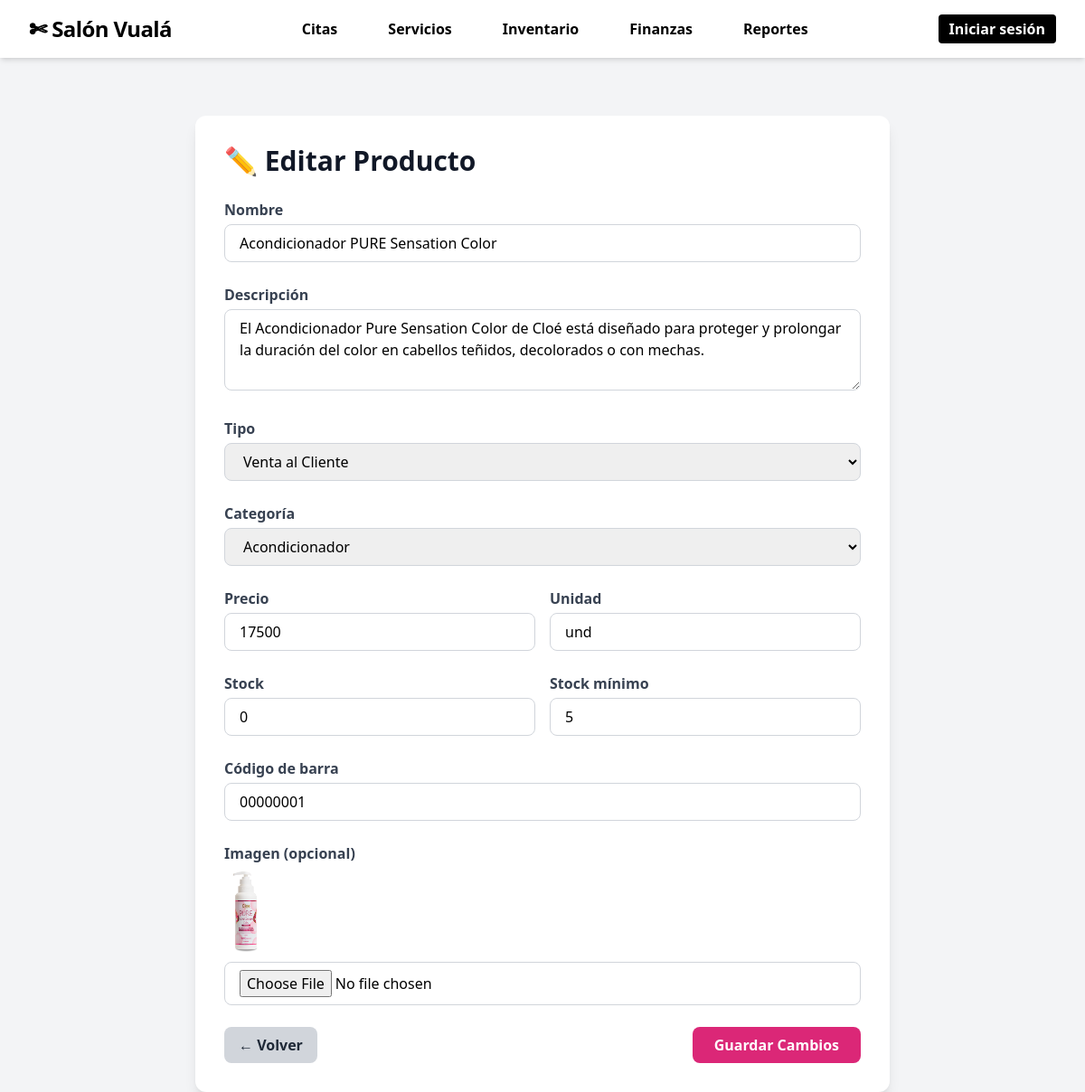
Before: /inventario/editar/2/ with the older database file.
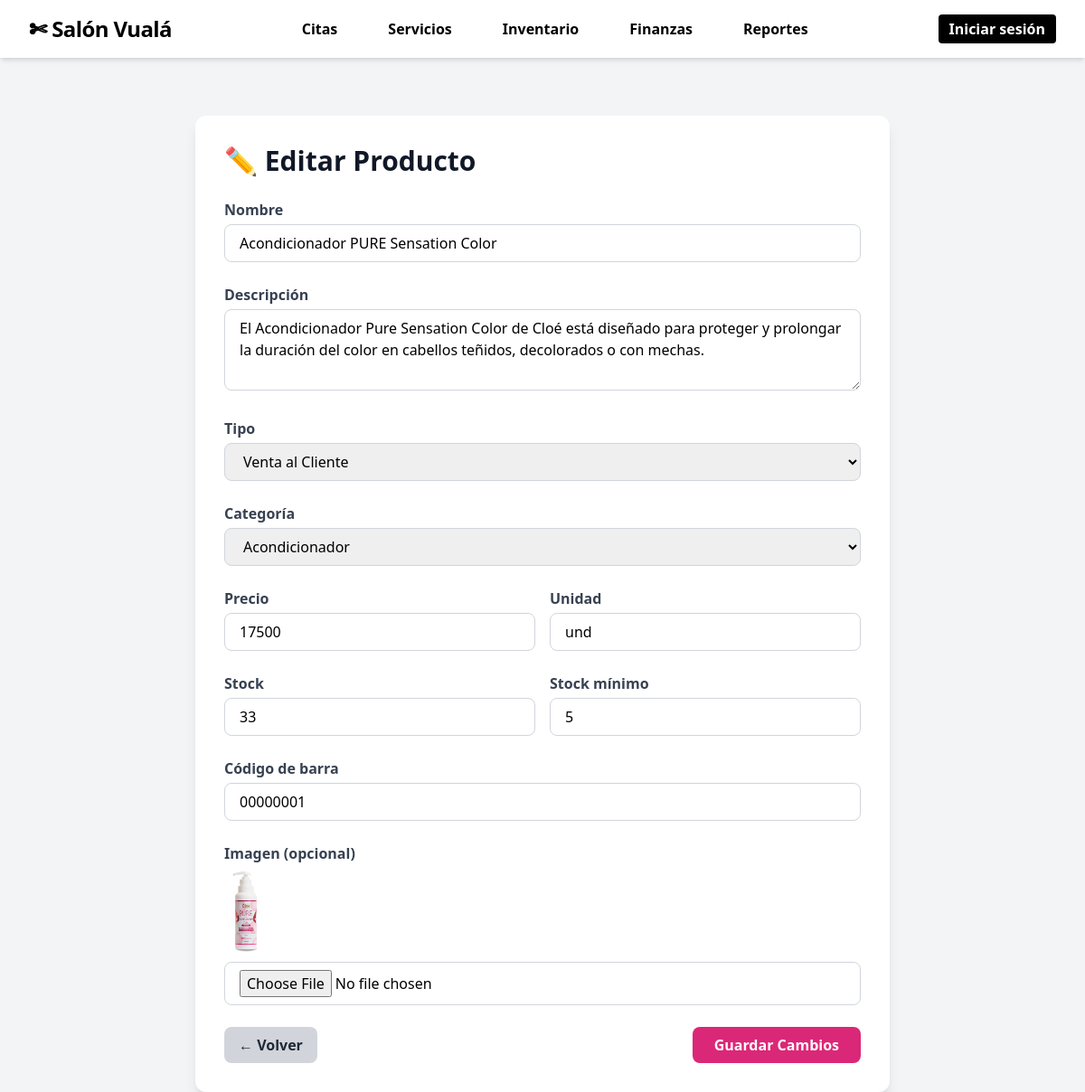
After: the same page with the newer database file.
### inventario/models.py (models this page shows, shortened)
class Producto(models.Model):
    TIPO_CHOICES = [
        ("venta", "Venta al Cliente"),
        ("insumo", "Consumo Interno"),
    ]
    CATEGORIA_CHOICES = [
        ("shampoo", "Shampoo"),
        ("acondicionador", "Acondicionador"),
        ("mascarilla", "Mascarilla / Máscara"),
        ("aceite", "Aceite / Aceite"),
        ("otros", "Otros"),
    ]
    nombre = models.CharField(max_length=100)
    descripcion = models.TextField(blank=True)
    tipo = models.CharField(max_length=10, choices=TIPO_CHOICES, default="venta")
    categoria = models.CharField(
        max_length=20,
        choices=CATEGORIA_CHOICES,
        default="otros"
    )
    precio = models.PositiveIntegerField(default=0)
    stock = models.PositiveIntegerField(default=0)
    stock_minimo = models.PositiveIntegerField(default=5)
    codigo_barra = models.CharField(max_length=50, unique=True)
    unidad = models.CharField(max_length=20, default="und")
    imagen = models.ImageField(upload_to="productos/", blank=True, null=True)

### inventario/views.py (the view, shortened to what this page needs)
# urls.py: path('editar/<int:id>/', views.editar_producto, name='editar_producto'),
def editar_producto(request, id):
    producto = Producto.objects.get(id=id)
    return render(request, 'inventario/editar_producto.html', {'producto': producto})

### inventario/templates/inventario/editar_producto.html (shortened to what this page needs)
{% extends "inicio/base_dashboard.html" %}
{% block content %}
<div class="max-w-3xl mx-auto bg-white shadow-lg rounded-xl p-8 mt-10">
    <h1 class="text-3xl font-bold text-gray-900 mb-6">✏️ Editar Producto</h1>
    <form action="" method="POST" enctype="multipart/form-data" class="space-y-6">
        <div>
            <label class="block font-semibold text-gray-700 mb-1">Nombre</label>
            <input type="text" name="nombre" value="{{ producto.nombre }}" required
                   class="w-full border border-gray-300 rounded-lg px-4 py-2 focus:ring-pink-500 focus:border-pink-500">
        </div>
        <div>
            <label class="block font-semibold text-gray-700 mb-1">Descripción</label>
            <textarea name="descripcion" rows="3"
                      class="w-full border border-gray-300 rounded-lg px-4 py-2 focus:ring-pink-500 focus:border-pink-500">{{ producto.descripcion }}</textarea>
        </div>
        <div>
            <label class="block font-semibold text-gray-700 mb-1">Tipo</label>
            <select name="tipo"
                    class="w-full border border-gray-300 rounded-lg px-4 py-2 focus:ring-pink-500 focus:border-pink-500">
                <option value="venta" {% if producto.tipo == "venta" %}selected{% endif %}>Venta al Cliente</option>
            </select>
        </div>
        <div>
            <label class="block font-semibold text-gray-700 mb-1">Categoría</label>
            <select name="categoria"
                    class="w-full border border-gray-300 rounded-lg px-4 py-2 focus:ring-pink-500 focus:border-pink-500">
                <option value="acondicionador" {% if producto.categoria == "acondicionador" %}selected{% endif %}>Acondicionador</option>
            </select>
        </div>
        <div class="grid grid-cols-2 gap-4">
            <div>
                <label class="block font-semibold text-gray-700 mb-1">Precio</label>
                <input type="number" name="precio" required value="{{ producto.precio }}"
                       class="w-full border border-gray-300 rounded-lg px-4 py-2 focus:ring-pink-500 focus:border-pink-500">
            </div>
            <div>
                <label class="block font-semibold text-gray-700 mb-1">Unidad</label>
                <input type="text" name="unidad" value="{{ producto.unidad }}"
                       class="w-full border border-gray-300 rounded-lg px-4 py-2 focus:ring-pink-500 focus:border-pink-500">
            </div>
        </div>
        <div class="grid grid-cols-2 gap-4">
            <div>
                <label class="block font-semibold text-gray-700 mb-1">Stock</label>
                <input type="number" name="stock" required value="{{ producto.stock }}"
                       class="w-full border border-gray-300 rounded-lg px-4 py-2 focus:ring-pink-500 focus:border-pink-500">
            </div>
            <div>
                <label class="block font-semibold text-gray-700 mb-1">Stock mínimo</label>
                <input type="number" name="stock_minimo" value="{{ producto.stock_minimo }}"
                       class="w-full border border-gray-300 rounded-lg px-4 py-2 focus:ring-pink-500 focus:border-pink-500">
            </div>
        </div>
        <div>
            <label class="block font-semibold text-gray-700 mb-1">Código de barra</label>
            <input type="text" name="codigo_barra" required value="{{ producto.codigo_barra }}"
                   class="w-full border border-gray-300 rounded-lg px-4 py-2 focus:ring-pink-500 focus:border-pink-500">
        </div>
        <div>
            <label class="block font-semibold text-gray-700 mb-1">Imagen (opcional)</label>
            {% if producto.imagen %}
                <img src="{{ producto.imagen.url }}" alt="Imagen actual" class="h-24 mb-2 rounded">
            {% endif %}
            <input type="file" name="imagen" accept="image/*"
                   class="w-full border border-gray-300 rounded-lg px-4 py-2">
        </div>
        <div class="flex justify-between mt-6">
            <a href="{% url 'inventario' %}"
               class="px-4 py-2 rounded-lg bg-gray-300 text-gray-800 font-semibold hover:bg-gray-400">
                ← Volver
            </a>
            <button class="px-6 py-2 rounded-lg bg-pink-600 text-white font-bold hover:bg-pink-700">
                Guardar Cambios
            </button>
        </div>
    </form>
</div>
{% endblock %}

### inicio/templates/inicio/base_dashboard.html (shortened to what this page needs)
{% load static %}
<!DOCTYPE html>
<html lang="es">
<head>
    <script src="https://cdn.tailwindcss.com"></script>
</head>
<body class="bg-gray-100">
    {% include "inicio/navbar.html" %}
    <main class="pt-6 px-6">
        {% block content %}
        {% endblock %}
    </main>
</body>
</html>

### inicio/templates/inicio/navbar.html (shortened to what this page needs)
{% load static %}
<nav class="bg-white text-black shadow-md">
    <div class="max-w-7xl mx-auto px-4 sm:px-6 lg:px-8">
        <div class="flex justify-between h-16 items-center gap-12">
            <div class="flex-shrink-0 flex items-center">
                <a href="{% url 'dashboard' %}" class="text-2xl font-bold tracking-tight hover:text-pink-400 transition-colors">
                   ✄ Salón Vualá
                </a>
            </div>
            <div class="hidden md:flex md:items-center space-x-6">
<div class="hidden md:flex md:items-center space-x-6">
    <a href="{% url 'citas' %}" class="hover:text-white hover:bg-black font-bold rounded-md px-4 py-2 transition-colors">Citas</a>
    <a href="{% url 'lista_servicios' %}" class="hover:text-white hover:bg-black font-bold rounded-md px-4 py-2 transition-colors">Servicios</a>
    <a href="{% url 'inventario' %}" class="hover:text-white hover:bg-black font-bold rounded-md px-4 py-2 transition-colors">Inventario</a>
    <a href="{% url 'finanzas' %}" class="hover:text-white hover:bg-black font-bold rounded-md px-4 py-2 transition-colors">Finanzas</a>
    <a href="{% url 'reportes' %}" class="hover:text-white hover:bg-black font-bold rounded-md px-4 py-2 transition-colors">Reportes</a>
</div>
            </div>
            <div class="hidden md:flex md:items-center">
                {% if request.user.is_authenticated %}
                    <span class="mr-4 text-gray-800 font-medium">Hola, {{ request.user.first_name|default:request.user.username }}</span>
                    <a href="{% url 'logout_usuario' %}" class="bg-red-500 text-white px-3 py-1 rounded hover:bg-red-600 transition-colors">Cerrar sesión</a>
                {% else %}
                    <a href="" class="bg-black text-white font-bold px-3 py-1 rounded hover:bg-pink-400 transition-colors">Iniciar sesión</a>
                {% endif %}
            </div>
        </div>
    </div>
</nav>

Changed rows visible on the page:
changed Producto "Acondicionador PURE Sensation Color": stock "0" → "33"
